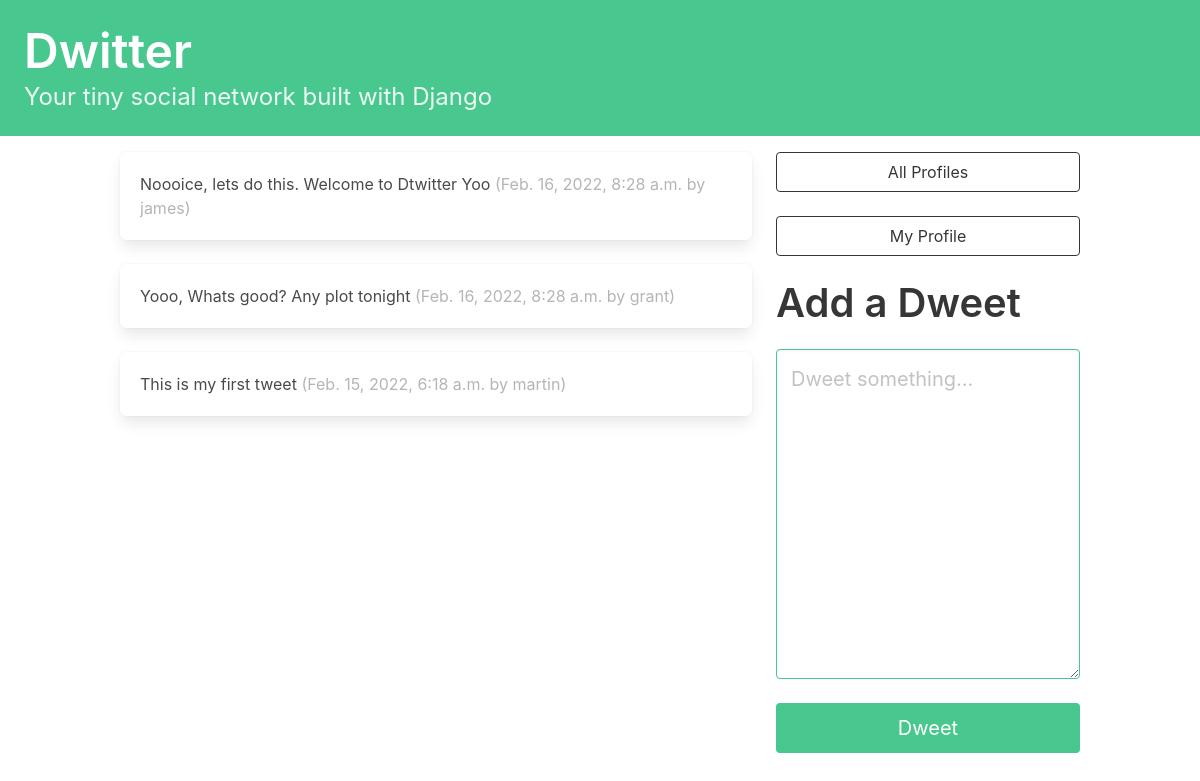
Page / (signed in) on the earlier database version.
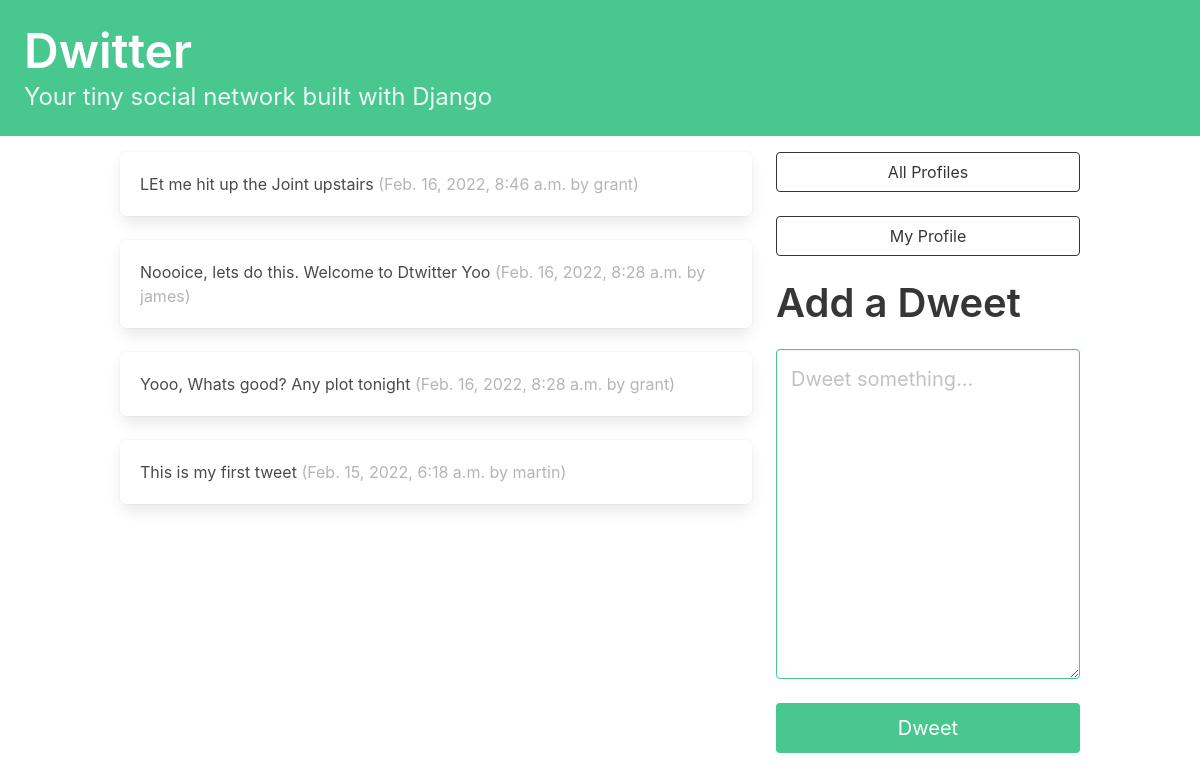
Same page on the later database version.
### dwitter/models.py (models this page shows, shortened)
class Dweet(models.Model):
    user = models.ForeignKey(User, related_name="dweets", on_delete=models.DO_NOTHING)
    body = models.CharField(max_length=140)
    created_at = models.DateTimeField(auto_now_add=True)

### dwitter/views.py (the view)
# urls.py: path("", dashboard, name="dashboard"),
def dashboard(request):
    form = DweetForm(request.POST or None)
    if request.method == "POST":
        if form.is_valid():
            dweet = form.save(commit=False)
            dweet.user = request.user
            dweet.save()
            return redirect("dashboard")
    followed_dweets = Dweet.objects.filter(user__profile__in=request.user.profile.follows.all()).order_by("-created_at")
    context = {'form': form,"dweets": followed_dweets }
    return render(request, "dwitter/dashboard.html", context)

### dwitter/forms.py
class DweetForm(forms.ModelForm):
    body = forms.CharField(
        required=True,
        widget=forms.widgets.Textarea(
            attrs={
                "placeholder": "Dweet something...",
                "class": "textarea is-success is-medium",
            }
        ),
        label="",)
    class Meta:
        model = Dweet
        exclude = ("user", )

### dwitter/templates/dwitter/dashboard.html (shortened to what this page needs)
{% extends 'base.html' %}
{% block content %}
<div class="column">
        {% for dweet in dweets %}
            <div class="box">
                {{ dweet.body }}
                <span class="is-small has-text-grey-light">
                    ({{ dweet.created_at }} by {{ dweet.user.username }})
                </span>
            </div>
        {% endfor %}
</div>
<div class = "column is-one-third">
    <div class="block">
        <a href="{% url 'profile_list'%}">
            <button class="button is-dark is-outlined is-fullwidth">
                All Profiles
            </button>
        </a>
    </div>
    <div class="block">
        <a href="{% url 'profile' user.profile.id%}">
            <button class="button is-dark is-outlined is-fullwidth">
                My Profile
            </button>
        </a>
    </div>
    <div class="block">
        <h2 class="title is-2">Add a Dweet</p>
    </div>
    <div class="block">
<form method = 'POST'>
{{form.as_p}}
<button class = "button is-success is-fullwidth is-medium mt-5">Dweet</button>
</form>
</div>
</div>
{% endblock content %}

Differences in the rows shown:
added Dweet: body "LEt me hit up the Joint upstairs", created_at "Feb. 16, 2022, 8:46 a.m.", user.username "grant"
